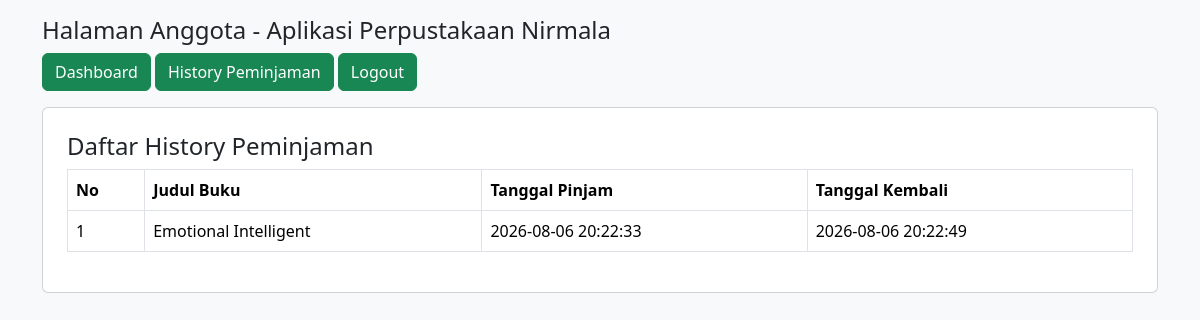
Page /anggota/dashboard-anggota.php?halaman=history (signed in) on the committed database.
### tables this page shows
CREATE TABLE `transaksi` (
  `id_transaksi` int(11) NOT NULL,
  `id_anggota` int(11) NOT NULL,
  `id_buku` int(11) NOT NULL,
  `tgl_pinjam` datetime NOT NULL DEFAULT current_timestamp(),
  `tgl_kembali` datetime NOT NULL DEFAULT current_timestamp(),
  `status_transaksi` enum('Peminjaman','Pengembalian') NOT NULL
);

CREATE TABLE `buku` (
  `id_buku` int(11) NOT NULL,
  `judul_buku` varchar(100) NOT NULL,
  `pengarang` varchar(100) NOT NULL,
  `penerbit` varchar(100) NOT NULL,
  `tahun_terbit` year(4) NOT NULL,
  `status` enum('tersedia','tidak') NOT NULL
);

### anggota/history.php (the view)
<h4>Daftar History Peminjaman</h4>
<table class="table table-bordered">
    <tr class="fw-bold">
        <td>No</td>
        <td>Judul Buku</td>
        <td>Tanggal Pinjam</td>
        <td>Tanggal Kembali</td>
    </tr>
    <?php
    $no = 1;
    $query = "SELECT transaksi.*, buku.judul_buku FROM transaksi
    JOIN buku ON buku.id_buku = transaksi.id_buku
    WHERE transaksi.id_anggota='$_SESSION[id_anggota]'
    ORDER BY transaksi.id_transaksi DESC";
    $data = mysqli_query($koneksi, $query);
    if($data && mysqli_num_rows($data) > 0){
        while($row = mysqli_fetch_assoc($data)){
    ?>
            <tr>
                <td><?= $no++; ?></td>
                <td><?= $row['judul_buku'] ?></td>
                <td><?= $row['tgl_pinjam'] ?></td>
                <td><?= !empty($row['tgl_kembali']) ? $row['tgl_kembali'] : '-' ?></td>
            </tr>
    <?php }
    } else { ?>
        <tr>
            <td colspan="4">Belum ada riwayat peminjaman.</td>
        </tr>
    <?php } ?>

### rows in the picture
transaksi: id_buku.judul_buku "Emotional Intelligent", tgl_pinjam "2026-08-06 20:22:33", tgl_kembali "2026-08-06 20:22:49"
